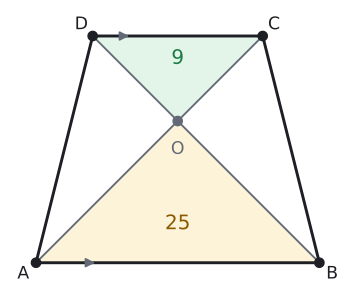

Here is the Python script that generated this plot:
# Kendini dene 2: |AB| = 10, |DC| = 6, h = 8 (oran 3 : 5). A(DOC) = 9, A(AOB) = 25 → yan üçgenler 15'er, toplam 64.
import sys; sys.path.insert(0, "tools")
from cizim import *

S = 1.0  # ölçek: yazı ve işaret boşlukları bu birimle çarpılır
P = lambda x, y: np.array([float(x), float(y)])
uz = lambda U, V: round(float(np.linalg.norm(U - V)), 4)
def alan(*K):
    x = [k[0] for k in K]; y = [k[1] for k in K]
    return round(abs(sum(x[i] * y[i - 1] - x[i - 1] * y[i] for i in range(len(K)))) / 2, 4)
def kesis(p, u, q, v):
    t = np.linalg.solve(np.array([u, -v]).T, q - p); return p + t[0] * u
def paralel_isareti(U, V, renk=SOLUK, k=0.18, f=0.5):
    M = U + f * (V - U); t = (V - U) / np.linalg.norm(V - U)
    ax.annotate("", xy=M + k * S * t, xytext=M - k * S * t, arrowprops=dict(arrowstyle="-|>", color=renk, lw=1.4, mutation_scale=14))
def cetik(U, V, n=1, renk=SOLUK, L=0.16):
    M = (U + V) / 2; t = (V - U) / np.linalg.norm(V - U); m = np.array([-t[1], t[0]])
    for i in range(n):
        c = M + (i - (n - 1) / 2) * 0.13 * S * t
        ax.plot(*zip(c - L * S * m, c + L * S * m), color=renk, lw=1.5)
def olcu(U, V, metin, d=0.3, renk=YAZI, fs=13):
    """[UV] parçasının ortasına, U->V yönünün soluna d kadar uzağa yazı (d < 0: sağına)."""
    M = (U + V) / 2; t = (V - U) / np.linalg.norm(V - U); m = np.array([-t[1], t[0]])
    ax.text(*(M + d * S * m), metin, ha="center", va="center", color=renk, fontsize=fs)
def dik_isareti(K, U, V, r=0.28):
    a_ = (U - K) / np.linalg.norm(U - K) * r * S; b_ = (V - K) / np.linalg.norm(V - K) * r * S
    ax.plot(*zip(K + a_, K + a_ + b_, K + b_), color=SOLUK, lw=1.3)
def boya(*K, renk=MAVI_ACIK):
    ax.add_patch(patches.Polygon(np.array(K), closed=True, facecolor=renk, edgecolor="none", zorder=0))
def ortasi(*K):
    return sum(K) / len(K)
def ad(K, metin, dx, dy, renk=YAZI):
    ax.text(K[0] + dx * S, K[1] + dy * S, metin, ha="center", va="center", color=renk, fontsize=13)
def yamuk(A, B, C, D, fa=0.5, fd=0.5):
    ax.plot(*zip(A, B, C, D, A), color=YAZI, zorder=3)
    paralel_isareti(A, B, f=fa); paralel_isareti(D, C, f=fd)
    for Q in (A, B, C, D): nokta(ax, *Q, "")
def cerceve(xmin, xmax, ymin, ymax, en=6.0):
    fig, ax = sekil(en, en * (ymax - ymin) / (xmax - xmin))
    ax.set_aspect("equal"); ax.axis("off")
    ax.set_xlim(xmin, xmax); ax.set_ylim(ymin, ymax)
    return fig, ax

A, B, C, D = P(0, 0), P(10, 0), P(8, 8), P(2, 8)
O = kesis(A, C - A, B, D - B)
print("S1", alan(D, O, C), "S2", alan(C, O, B), "S3", alan(B, O, A), "S4", alan(A, O, D), "ABCD", alan(A, B, C, D))
S = 1.0
fig, ax = cerceve(-1.0, 11.0, -1.0, 9.0, en=4.6)
boya(D, O, C, renk=YESIL_ACIK); boya(A, O, B, renk=SARI_ACIK)
ax.plot(*zip(A, C), color=SOLUK, lw=1.4); ax.plot(*zip(B, D), color=SOLUK, lw=1.4)
yamuk(A, B, C, D, fa=0.2, fd=0.2)
nokta(ax, *O, "", renk=SOLUK)
ad(A, "A", -0.45, -0.4); ad(B, "B", 0.45, -0.4); ad(C, "C", 0.4, 0.4); ad(D, "D", -0.4, 0.4)
ad(O, "O", 0, -1.0, renk=SOLUK)
ax.text(*ortasi(D, O, C) + P(0, 0.2), "9", ha="center", va="center", color=YESIL, fontsize=15)
ax.text(*ortasi(A, O, B) + P(0, -0.3), "25", ha="center", va="center", color=SARI, fontsize=15)
kaydet(fig, __file__)
